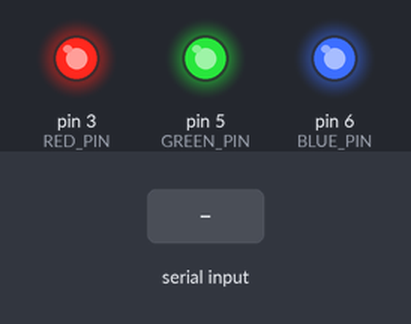
Bench run of a sketch on a simulated Arduino Uno, built with avr-gcc and run on an emulated ATmega328P. Parts: output pins drawn as LEDs (lit = HIGH). The test bench sets the inputs (shaded band).

Above: at 1.2 s.
1.3 s: "R" received over Serial
At 1.9 s:
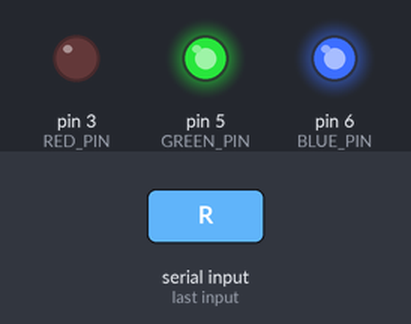
2.8 s: "G" received over Serial
At 3.1 s:
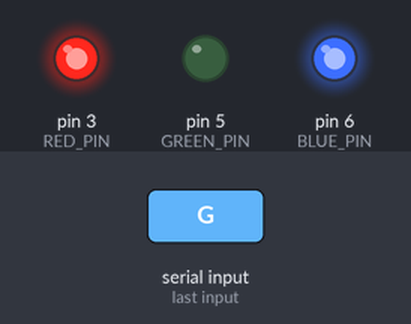
4.3 s: "B" received over Serial
At 5.4 s:
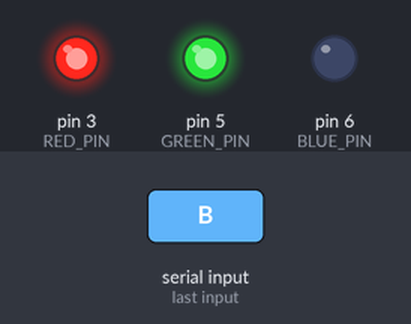
5.8 s: "C" received over Serial
At 6.6 s:
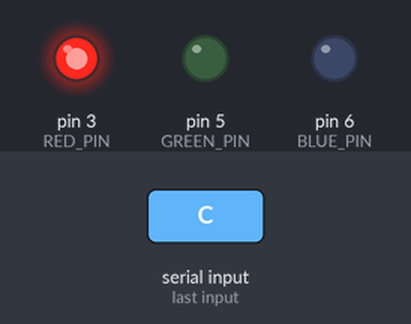
7.3 s: "M" received over Serial
At 7.7 s:
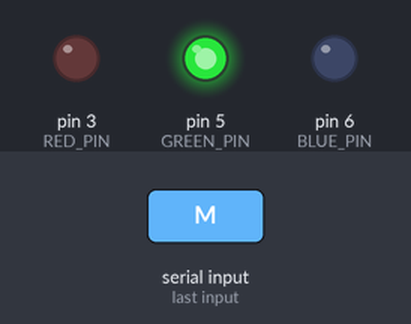
8.8 s: "Y" received over Serial
At 10.0 s:
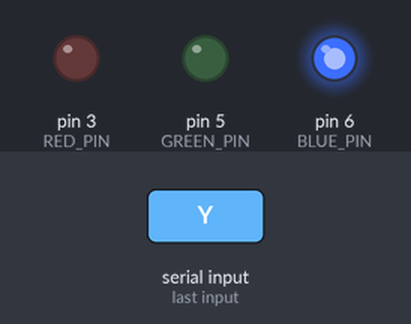
Timing chart, 0 to 11.3 s (numbered marks = the images above; inputs shaded):
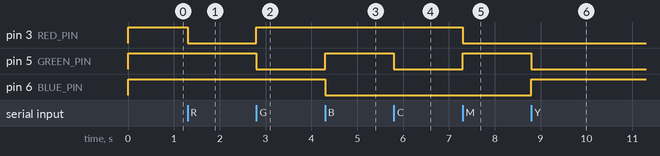

Measured:
- after the input at 1.3 s, pin 3 (RED_PIN): HIGH → LOW at once
- after the input at 2.8 s, pin 3 (RED_PIN): LOW → HIGH at once; pin 5 (GREEN_PIN): HIGH → LOW at once
- after the input at 4.3 s, pin 5 (GREEN_PIN): LOW → HIGH at once; pin 6 (BLUE_PIN): HIGH → LOW at once
- after the input at 5.8 s, pin 5 (GREEN_PIN): HIGH → LOW at once
- after the input at 7.3 s, pin 3 (RED_PIN): HIGH → LOW at once; pin 5 (GREEN_PIN): LOW → HIGH at once
- after the input at 8.8 s, pin 5 (GREEN_PIN): HIGH → LOW at once; pin 6 (BLUE_PIN): LOW → HIGH at once

The sketch:

PythonLED.ino
```cpp
#define RED_PIN    3
#define GREEN_PIN  5
#define BLUE_PIN 6


void glowLEDs(int red, int green, int blue)
{
  digitalWrite(RED_PIN, red);
  digitalWrite(GREEN_PIN, green);
  digitalWrite(BLUE_PIN, blue);
  delay(500);
}

void glowAnodeLED(int red, int green, int blue)
{
  analogWrite(RED_PIN, 255 - red);
  analogWrite(GREEN_PIN, 255 - green);
  analogWrite(BLUE_PIN, 255 - blue);
}

void setup() {
  // put your setup code here, to run once:
  pinMode(RED_PIN, OUTPUT);
  pinMode(GREEN_PIN, OUTPUT);
  pinMode(BLUE_PIN, OUTPUT);
  glowAnodeLED(0, 0, 0);
  Serial.begin(9600);

}

void loop() {
  byte val;
  // put your main code here, to run repeatedly:
  if (Serial.available()) {
    val = Serial.read();

    switch (val) {
    case 'R':
      //glowLEDs(HIGH, LOW, LOW);
      glowAnodeLED(255, 0, 0);
      break;
    case 'G':
      //glowLEDs(LOW, HIGH, LOW);
      glowAnodeLED(0, 255, 0);
      break;
    case 'B':
      glowAnodeLED(0, 0, 255);
      //glowLEDs(LOW, LOW, HIGH);
      break;
    case 'C':
      glowAnodeLED(0, 255, 255);
      //glowLEDs(LOW, HIGH, HIGH);
      break;
    case 'M':
      glowAnodeLED(255, 0, 255);
      //glowLEDs(HIGH, LOW, HIGH);
      break;
    case 'Y':
      glowAnodeLED(255, 255, 0);
      //glowLEDs(HIGH, HIGH, LOW);
      break;
    case 'W':
      glowAnodeLED(255, 255, 255);
      //glowLEDs(HIGH, HIGH, HIGH);
      break;
    case 'O':
      glowAnodeLED(0, 0, 0);
      //glowLEDs(LOW, LOW, LOW);
      break;
    }

  }

}
```
